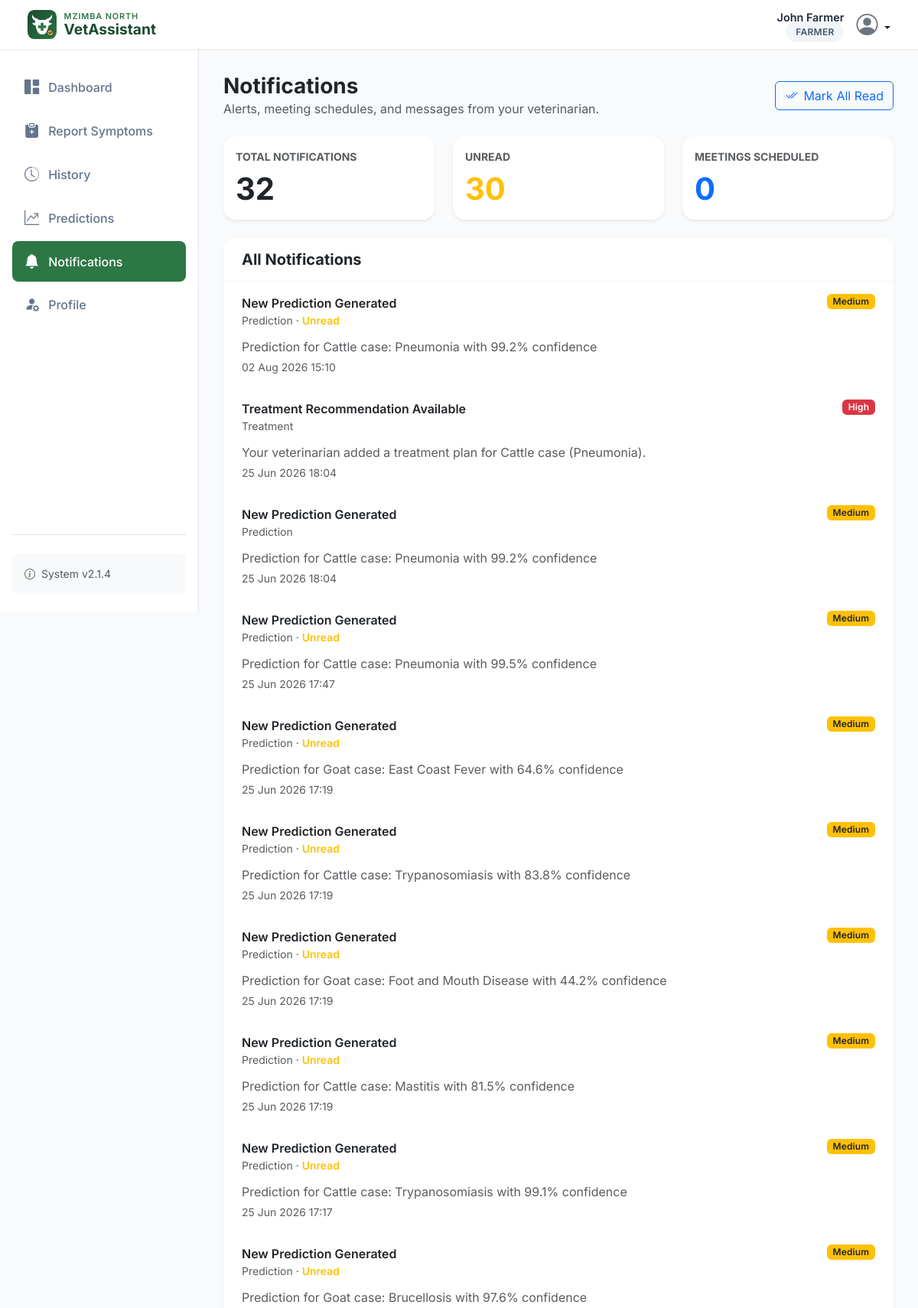
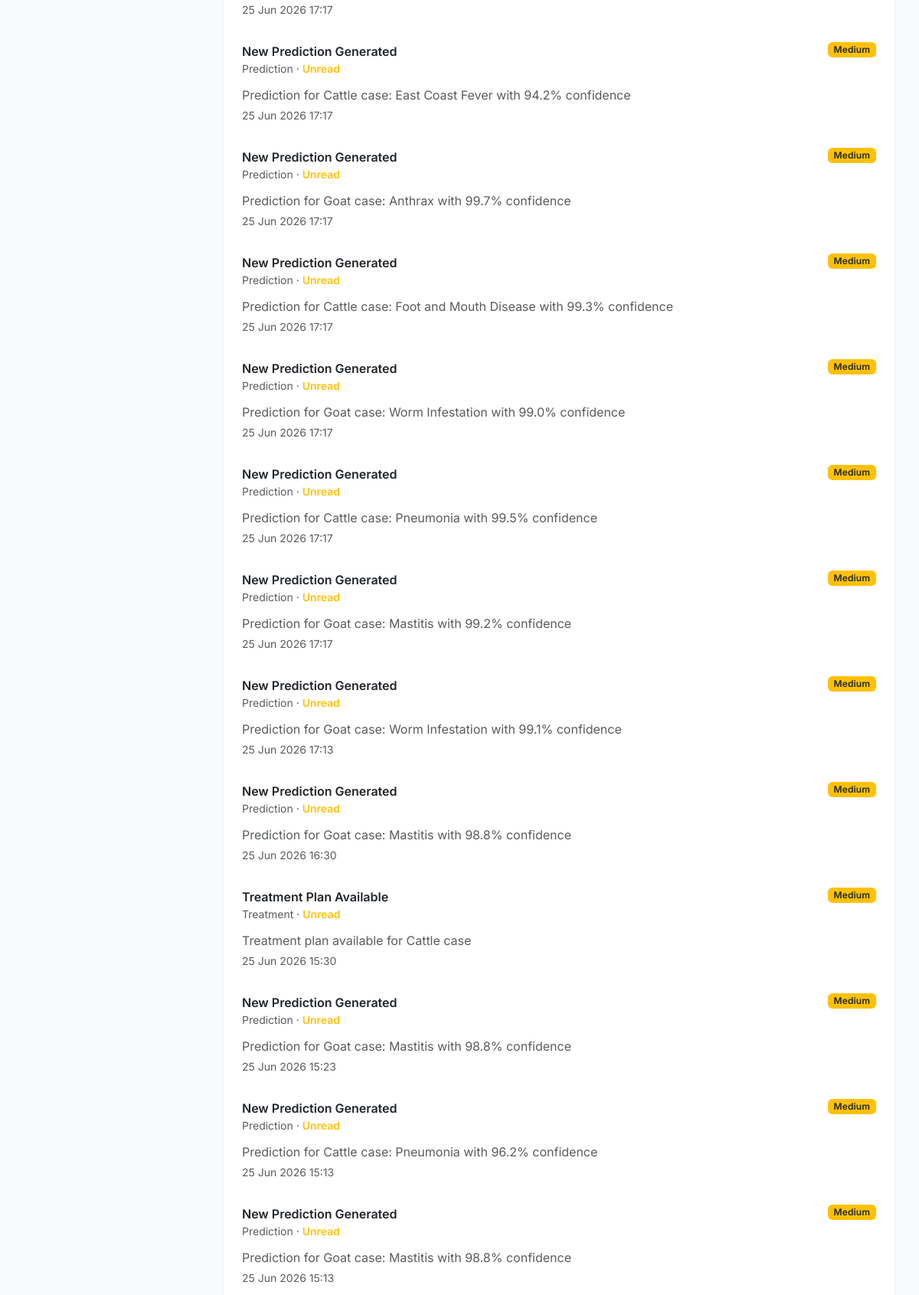
The app's page /farmer/notifications (signed in, upper part) with its own data (2 pictures, top to bottom).
### models.py (models this page shows, shortened)
class User(UserMixin, db.Model):
    __tablename__ = 'user'
    id = db.Column(db.Integer, primary_key=True)
    username = db.Column(db.String(80), unique=True, nullable=False)
    email = db.Column(db.String(120), unique=True, nullable=False)
    password_hash = db.Column(db.String(256), nullable=False)
    full_name = db.Column(db.String(100))
    phone = db.Column(db.String(20))
    role = db.Column(db.String(20), nullable=False)  # farmer, veterinarian, organization_admin, system_admin
    location = db.Column(db.String(200))
    specific_location = db.Column(db.String(200))
    farm_name = db.Column(db.String(100))
    animal_types = db.Column(db.String(200))  # Will be 'cattle', 'goat', or 'cattle,goat'
    production_focus = db.Column(db.String(50))  # dairy, meat, dual, breeding
    registration_date = db.Column(db.DateTime, default=get_malawi_time)
    last_login = db.Column(db.DateTime)
    is_active = db.Column(db.Boolean, default=True)
    status = db.Column(db.String(20), nullable=False, default='pending')  # pending, approved, rejected
    approved_at = db.Column(db.DateTime)
    rejected_at = db.Column(db.DateTime)
    reset_token = db.Column(db.String(128))
    reset_token_expires_at = db.Column(db.DateTime)
    preferred_language = db.Column(db.String(10), nullable=False, default='en')  # en, chi, tum
    symptoms = db.relationship('SymptomReport', backref='farmer', foreign_keys='SymptomReport.farmer_id')
    predictions = db.relationship('Prediction', backref='user', foreign_keys='Prediction.user_id')
    treatments = db.relationship('Treatment', backref='veterinarian', foreign_keys='Treatment.vet_id')
    assigned_farmers = db.relationship('User',
        secondary=farmer_veterinarian,
        primaryjoin=(farmer_veterinarian.c.veterinarian_id == id),
        secondaryjoin=(farmer_veterinarian.c.farmer_id == id),
        backref=db.backref('assigned_veterinarians', lazy='dynamic'),
        lazy='dynamic'
    )
    def is_farmer(self):
        return self.role == 'farmer'

class Notification(db.Model):
    __tablename__ = 'notification'
    id = db.Column(db.Integer, primary_key=True)
    user_id = db.Column(db.Integer, db.ForeignKey('user.id'), nullable=False)
    sender_id = db.Column(db.Integer, db.ForeignKey('user.id'), nullable=True)
    notification_type = db.Column(db.String(50))  # prediction, treatment, mortality, breeding, system_alert
    title = db.Column(db.String(200))
    message = db.Column(db.Text)
    priority = db.Column(db.String(20))  # low, medium, high, critical
    is_read = db.Column(db.Boolean, default=False)
    created_at = db.Column(db.DateTime, default=get_malawi_time)
    action_url = db.Column(db.String(200))
    related_id = db.Column(db.Integer)  # ID of related entity

### app.py (the view)
@app.route('/farmer/notifications')
@login_required
@role_required('farmer')
def farmer_notifications():
    active_filter = request.args.get('filter', 'all')
    base_query = Notification.query.filter_by(user_id=current_user.id)
    if active_filter == 'unread':
        base_query = base_query.filter_by(is_read=False)
    elif active_filter == 'meeting':
        base_query = base_query.filter_by(notification_type='meeting')
    else:
        active_filter = 'all'
    notifications = base_query.order_by(Notification.created_at.desc()).all()
    notification_senders = build_sender_lookup(notifications)
    all_notifications = Notification.query.filter_by(user_id=current_user.id).all()
    unread_count = sum(1 for note in all_notifications if not note.is_read)
    meetings_count = sum(1 for note in all_notifications if note.notification_type == 'meeting')
    return render_template(
        'farmer/notifications.html',
        notifications=notifications,
        notification_senders=notification_senders,
        unread_count=unread_count,
        total_notifications=len(all_notifications),
        meetings_count=meetings_count,
        active_filter=active_filter
    )

### templates/farmer/notifications.html (shortened to what this page needs)
{% extends "base.html" %}
{% block sidebar %}
<nav class="nav flex-column">
    <a class="nav-link" href="{{ url_for('farmer_dashboard') }}">
        <i class="bi bi-grid-1x2-fill"></i> Dashboard
    </a>
    <a class="nav-link" href="{{ url_for('symptom_form') }}">
        <i class="bi bi-clipboard-plus-fill"></i> Report Symptoms
    </a>
    <a class="nav-link" href="{{ url_for('symptom_history') }}">
        <i class="bi bi-clock-history"></i> History
    </a>
    <a class="nav-link" href="{{ url_for('farmer_predictions') }}">
        <i class="bi bi-graph-up-arrow"></i> Predictions
    </a>
    <a class="nav-link active" href="{{ url_for('farmer_notifications') }}">
        <i class="bi bi-bell-fill"></i> Notifications
    </a>
    <a class="nav-link" href="{{ url_for('farmer_registration') }}">
        <i class="bi bi-person-fill-gear"></i> Profile
    </a>
</nav>
{% endblock %}
{% block content %}
<div class="d-flex flex-column flex-md-row justify-content-between align-items-md-center gap-3 mb-4">
    <div>
        <h3 class="fw-bold mb-0 text-dark">Notifications</h3>
        <p class="text-muted mb-0">Alerts, meeting schedules, and messages from your veterinarian.</p>
    </div>
    <form method="POST" action="{{ url_for('mark_farmer_notifications_read') }}">
        <button type="submit" class="btn btn-outline-primary" {% if not unread_count %}disabled{% endif %}>
            <i class="bi bi-check2-all me-2"></i>Mark All Read
        </button>
    </form>
</div>
<div class="row g-4 mb-4">
    <div class="col-md-4">
        <a href="{{ url_for('farmer_notifications', filter='all') }}" class="text-decoration-none">
        <div class="card border-0 shadow-sm h-100 {% if active_filter == 'all' %}border border-primary{% endif %}">
            <div class="card-body">
                <div class="text-muted small fw-bold text-uppercase mb-2">Total Notifications</div>
                <div class="display-6 fw-bold">{{ total_notifications }}</div>
            </div>
        </div>
        </a>
    </div>
    <div class="col-md-4">
        <a href="{{ url_for('farmer_notifications', filter='unread') }}" class="text-decoration-none">
        <div class="card border-0 shadow-sm h-100 {% if active_filter == 'unread' %}border border-warning{% endif %}">
            <div class="card-body">
                <div class="text-muted small fw-bold text-uppercase mb-2">Unread</div>
                <div class="display-6 fw-bold text-warning">{{ unread_count }}</div>
            </div>
        </div>
        </a>
    </div>
    <div class="col-md-4">
        <a href="{{ url_for('farmer_notifications', filter='meeting') }}" class="text-decoration-none">
        <div class="card border-0 shadow-sm h-100 {% if active_filter == 'meeting' %}border border-primary{% endif %}">
            <div class="card-body">
                <div class="text-muted small fw-bold text-uppercase mb-2">Meetings Scheduled</div>
                <div class="display-6 fw-bold text-primary">{{ meetings_count }}</div>
            </div>
        </div>
        </a>
    </div>
</div>
<div class="card border-0 shadow-sm">
    <div class="card-header bg-white py-3">
        <div class="d-flex justify-content-between align-items-center">
            <h5 class="fw-bold mb-0">
                {% if active_filter == 'unread' %}
                Unread Notifications
                {% elif active_filter == 'meeting' %}
                Meeting Notifications
                {% else %}
                All Notifications
                {% endif %}
            </h5>
        </div>
    </div>
    <div class="card-body p-0">
        <div class="list-group list-group-flush">
            {% if notifications %}
                {% for note in notifications %}
                {% set sender = notification_senders.get(note.sender_id) %}
                <a href="{{ url_for('farmer_notification_detail', notification_id=note.id) }}" class="list-group-item list-group-item-action border-0 px-4 py-3 text-decoration-none">
                    <div class="d-flex justify-content-between align-items-start gap-3">
                        <div>
                            <div class="fw-semibold">{{ note.title }}</div>
                            <div class="small text-muted mb-1">
                                {{ note.notification_type|replace('_', ' ')|title }}
                                {% if not note.is_read %}
                                &middot; <span class="text-warning fw-semibold">Unread</span>
                                {% endif %}
                            </div>
                        </div>
                        <span class="badge bg-{{ 'danger' if note.priority in ['high', 'critical'] else ('warning text-dark' if note.priority == 'medium' else 'primary') }}">
                            {{ note.priority|capitalize }}
                        </span>
                    </div>
                    <p class="text-muted mb-1 mt-2">{{ note.message }}</p>
                    <div class="small text-muted">{{ note.created_at.strftime('%d %b %Y %H:%M') if note.created_at else '--' }}</div>
                </a>
                {% endfor %}
            {% else %}
                <div class="p-5 text-center text-muted">No notifications yet.</div>
            {% endif %}
        </div>
    </div>
</div>
{% endblock %}

### templates/base.html (shortened to what this page needs)
<!DOCTYPE html>
<html lang="en">
<head>
    <link href="https://cdn.jsdelivr.net/npm/bootstrap@5.3.3/dist/css/bootstrap.min.css" rel="stylesheet">
    <link rel="stylesheet" href="https://cdn.jsdelivr.net/npm/bootstrap-icons@1.11.3/font/bootstrap-icons.min.css">
    <link rel="stylesheet" href="{{ url_for('static', filename='css/style.css') }}">
</head>
<body>
    <nav class="navbar navbar-expand-lg fixed-top">
        <div class="container-fluid">
            <a class="navbar-brand" href="{{ url_for('dashboard') }}">
                <img src="{{ url_for('static', filename='images/logo.svg') }}" alt="" class="brand-logo">
                <span class="brand-text">
                    <span class="brand-region">Mzimba North</span>
                    <span class="brand-name">VetAssistant</span>
                </span>
            </a>
            <div class="ms-auto d-flex align-items-center">
                {% if current_user.is_authenticated %}
                    <div class="user-menu">
                        <div class="user-info d-none d-sm-block">
                            <span class="user-name">{{ current_user.full_name or current_user.username }}</span>
                            <span class="role-badge">{{ current_user.role|replace('_', ' ') }}</span>
                        </div>
                        <div class="dropdown">
                            <a href="#" class="d-block link-dark text-decoration-none dropdown-toggle" id="dropdownUser" data-bs-toggle="dropdown" aria-expanded="false">
                                <i class="bi bi-person-circle fs-3 text-secondary"></i>
                            </a>
                        </div>
                    </div>
                {% else %}
                    <a href="{{ url_for('login') }}" class="btn btn-primary btn-sm">Sign In</a>
                {% endif %}
            </div>
        </div>
    </nav>
    <div class="main-wrapper {% if current_user.is_authenticated %}has-sidebar{% endif %}">
        {% if current_user.is_authenticated %}
        <aside class="sidebar" id="sidebar">
            <div class="d-flex flex-column h-100">
                {% block sidebar %}{% endblock %}
                <div class="mt-auto pt-4 border-top">
                    <div class="p-3 bg-light rounded-3 small text-muted">
                        <i class="bi bi-info-circle me-1"></i> System v2.1.4
                    </div>
                </div>
            </div>
        </aside>
        {% endif %}
        <main class="page-content">
            <div class="container-fluid p-0">
                {% block content %}{% endblock %}
            </div>
        </main>
    </div>
</body>
</html>

### records on screen
User: full_name "John Farmer", role "FARMER"
Notification: title "New Prediction Generated", notification_type "Prediction", is_read "Unread", priority "Medium", message "Prediction for Cattle case: Pneumonia with 99.2% confidence", created_at "02 Aug 2026 15:10"
Notification: title "Treatment Recommendation Available", notification_type "Treatment", priority "High", message "Your veterinarian added a treatment plan for Cattle case (Pneumonia).", created_at "25 Jun 2026 18:04"
Notification: title "New Prediction Generated", notification_type "Prediction", priority "Medium", message "Prediction for Cattle case: Pneumonia with 99.2% confidence", created_at "25 Jun 2026 18:04"
Notification: title "New Prediction Generated", notification_type "Prediction", is_read "Unread", priority "Medium", message "Prediction for Cattle case: Pneumonia with 99.5% confidence", created_at "25 Jun 2026 17:47"
Notification: title "New Prediction Generated", notification_type "Prediction", is_read "Unread", priority "Medium", message "Prediction for Goat case: East Coast Fever with 64.6% confidence", created_at "25 Jun 2026 17:19"
Notification: title "New Prediction Generated", notification_type "Prediction", is_read "Unread", priority "Medium", message "Prediction for Cattle case: Trypanosomiasis with 83.8% confidence", created_at "25 Jun 2026 17:19"
Notification: title "New Prediction Generated", notification_type "Prediction", is_read "Unread", priority "Medium", message "Prediction for Goat case: Foot and Mouth Disease with 44.2% confidence", created_at "25 Jun 2026 17:19"
Notification: title "New Prediction Generated", notification_type "Prediction", is_read "Unread", priority "Medium", message "Prediction for Cattle case: Mastitis with 81.5% confidence", created_at "25 Jun 2026 17:19"
Notification: title "New Prediction Generated", notification_type "Prediction", is_read "Unread", priority "Medium", message "Prediction for Cattle case: Trypanosomiasis with 99.1% confidence", created_at "25 Jun 2026 17:17"
Notification: title "New Prediction Generated", notification_type "Prediction", is_read "Unread", priority "Medium", message "Prediction for Goat case: Brucellosis with 97.6% confidence", created_at "25 Jun 2026 17:17"
Notification: title "New Prediction Generated", notification_type "Prediction", is_read "Unread", priority "Medium", message "Prediction for Cattle case: East Coast Fever with 94.2% confidence", created_at "25 Jun 2026 17:17"
Notification: title "New Prediction Generated", notification_type "Prediction", is_read "Unread", priority "Medium", message "Prediction for Goat case: Anthrax with 99.7% confidence", created_at "25 Jun 2026 17:17"
Notification: title "New Prediction Generated", notification_type "Prediction", is_read "Unread", priority "Medium", message "Prediction for Cattle case: Foot and Mouth Disease with 99.3% confidence", created_at "25 Jun 2026 17:17"
Notification: title "New Prediction Generated", notification_type "Prediction", is_read "Unread", priority "Medium", message "Prediction for Goat case: Worm Infestation with 99.0% confidence", created_at "25 Jun 2026 17:17"
Notification: title "New Prediction Generated", notification_type "Prediction", is_read "Unread", priority "Medium", message "Prediction for Cattle case: Pneumonia with 99.5% confidence", created_at "25 Jun 2026 17:17"
Notification: title "New Prediction Generated", notification_type "Prediction", is_read "Unread", priority "Medium", message "Prediction for Goat case: Mastitis with 99.2% confidence", created_at "25 Jun 2026 17:17"
Notification: title "New Prediction Generated", notification_type "Prediction", is_read "Unread", priority "Medium", message "Prediction for Goat case: Worm Infestation with 99.1% confidence", created_at "25 Jun 2026 17:13"
Notification: title "New Prediction Generated", notification_type "Prediction", is_read "Unread", priority "Medium", message "Prediction for Goat case: Mastitis with 98.8% confidence", created_at "25 Jun 2026 16:30"
Notification: title "Treatment Plan Available", notification_type "Treatment", is_read "Unread", priority "Medium", message "Treatment plan available for Cattle case", created_at "25 Jun 2026 15:30"
Notification: title "New Prediction Generated", notification_type "Prediction", is_read "Unread", priority "Medium", message "Prediction for Goat case: Mastitis with 98.8% confidence", created_at "25 Jun 2026 15:23"
Notification: title "New Prediction Generated", notification_type "Prediction", is_read "Unread", priority "Medium", message "Prediction for Cattle case: Pneumonia with 96.2% confidence", created_at "25 Jun 2026 15:13"
Notification: title "New Prediction Generated", notification_type "Prediction", is_read "Unread", priority "Medium", message "Prediction for Goat case: Mastitis with 98.8% confidence", created_at "25 Jun 2026 15:13"

### other values on screen
{{ total_notifications }} "32"
{{ unread_count }} "30"
{{ meetings_count }} "0"
